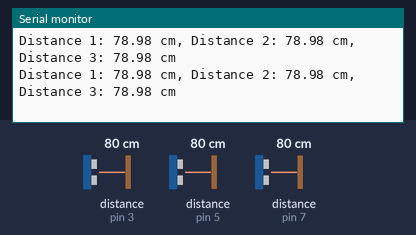
Bench run of a sketch on a simulated Arduino Uno, built with avr-gcc and run on an emulated ATmega328P. Shown: the last lines printed to the serial monitor. Wiring (inferred from the names in the program): 3 × ultrasonic range finder: trigger pin 2, echo pin 3 / trigger pin 4, echo pin 5 / trigger pin 6, echo pin 7. Inputs (shaded band) come from the test bench; at power-on: distance to the obstacle (sensors on pin 3, pin 5, pin 7) 80 cm. The echo pulse lasts 58.3 µs per cm.

Above: at 1.2 s.
1.3 s: distance to the obstacle (sensor on pin 3) set to 9 cm
At 1.53 s:
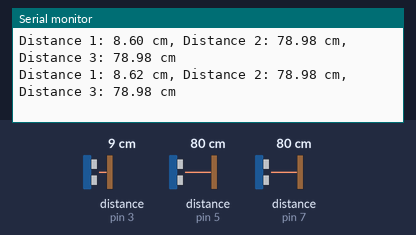
4.3 s: distance to the obstacle (sensor on pin 5) set to 2 cm
At 4.35 s:
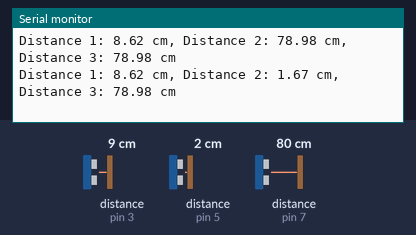
7.3 s: distance to the obstacle (sensor on pin 7) set to 2 cm
At 7.38 s:
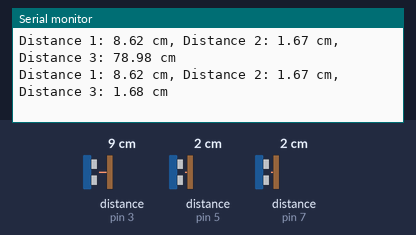
10.3 s: distance to the obstacle (sensor on pin 3) set to 2 cm
At 10.39 s:
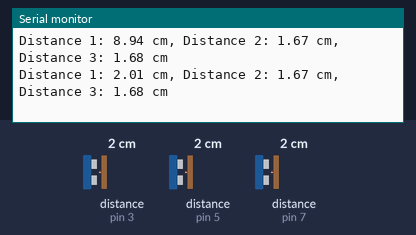
13.3 s: distance to the obstacle (sensor on pin 5) set to 4 cm
At 13.38 s:
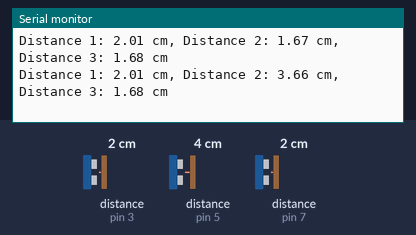
16.3 s: distance to the obstacle (sensor on pin 7) set to 4 cm
At 16.38 s:
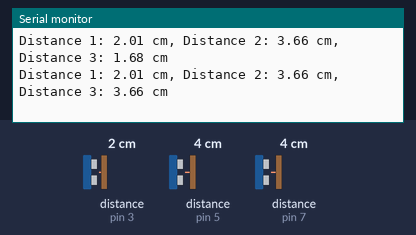
Timing chart, 0 to 19.3 s (numbered marks = the images above; inputs shaded):
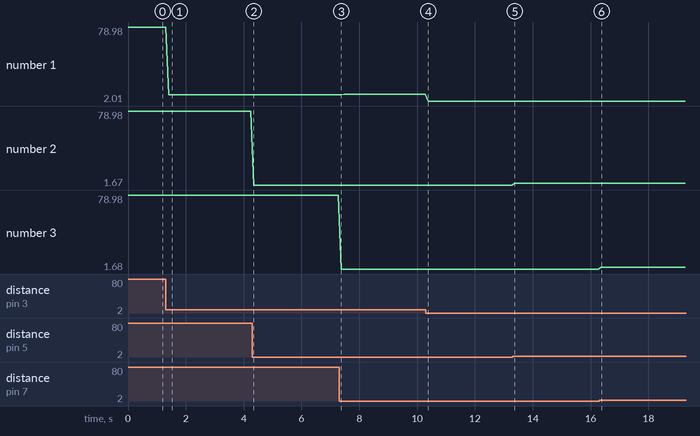

Measured:
- after the input at 1.3 s, the serial monitor: prints a new line after 0.12 s (image 1)
- after the input at 4.3 s, the serial monitor: prints a new line after 0.05 s (image 2)
- after the input at 7.3 s, the serial monitor: prints a new line after 0.07 s (image 3)
- after the input at 10.3 s, the serial monitor: prints a new line after 0.08 s (image 4)
- after the input at 13.3 s, the serial monitor: prints a new line after 0.08 s (image 5)
- after the input at 16.3 s, the serial monitor: prints a new line after 0.08 s (image 6)
- plotted number 1: 78.98 → 8.62 after the input at 1.3 s, 8.62 → 8.94 after the input at 7.3 s, 8.94 → 2.01 after the input at 10.3 s
- plotted number 2: 78.98 → 1.67 after the input at 4.3 s, 1.67 → 3.66 after the input at 13.3 s

The sketch:

ultrasonic.ino
```cpp
// Define the pins for each ultrasonic sensor
const int trigPin1 = 2;
const int echoPin1 = 3;
const int trigPin2 = 4;
const int echoPin2 = 5;
const int trigPin3 = 6;
const int echoPin3 = 7;

// Define variables for storing distance measurements
float distance1, distance2, distance3;

// Function to get distance from an ultrasonic sensor
float getDistance(int trigPin, int echoPin) {
  // Send a 10us pulse to trigger the sensor
  digitalWrite(trigPin, LOW);
  delayMicroseconds(2);
  digitalWrite(trigPin, HIGH);
  delayMicroseconds(10);
  digitalWrite(trigPin, LOW);

  // Measure the duration of the echo pulse and convert to distance
  float duration = pulseIn(echoPin, HIGH);
  float distance = duration * 0.034 / 2;

  return distance;
}

void setup() {
  // Initialize serial communication for debugging
  Serial.begin(9600);

  // Set the trigger pins as outputs
  pinMode(trigPin1, OUTPUT);
  pinMode(trigPin2, OUTPUT);
  pinMode(trigPin3, OUTPUT);

  // Set the echo pins as inputs
  pinMode(echoPin1, INPUT);
  pinMode(echoPin2, INPUT);
  pinMode(echoPin3, INPUT);
}

void loop() {
  // Get distance from each sensor
  distance1 = getDistance(trigPin1, echoPin1);
  distance2 = getDistance(trigPin2, echoPin2);
  distance3 = getDistance(trigPin3, echoPin3);

  // Print the distance measurements to the serial monitor
  Serial.print("Distance 1: ");
  Serial.print(distance1);
  Serial.print(" cm, Distance 2: ");
  Serial.print(distance2);
  Serial.print(" cm, Distance 3: ");
  Serial.print(distance3);
  Serial.println(" cm");

  // Wait for a short time before taking another measurement
  delay(100);
}
```
